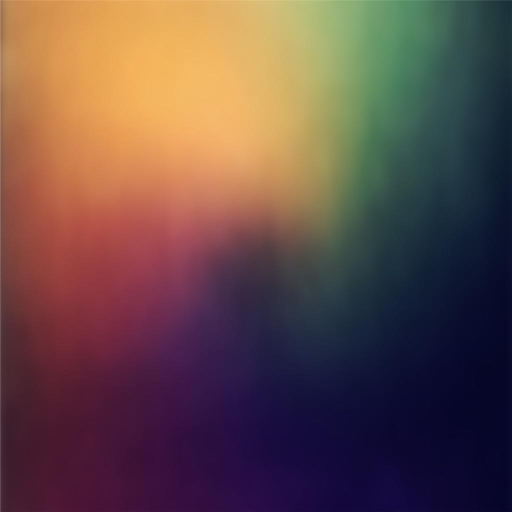
#> input picture ocr-ui/71.jpg, 1024 x 1024 px (shown at 1/2 size); its folder holds only this picture in this run
$ python -i HoughStraight.py   (imports and definitions only)
#> lines starting #> are read from the running program, lines starting #| are printed output that depends on the picture; after the words box and inside, x2 and y2 are one past the last pixel; in counts of white or black regions, pixels touching at a corner belong together
import cv2 as cv
import os
import numpy as np


def detect_straight(PATH):
#> called with PATH = '../ocr-ui/71.jpg'
    img = cv.imread(PATH)
#> img is the input picture: shape (1024, 1024, 3); mean B, G, R 71.6, 75, 101
    img_gray = cv.cvtColor(img, cv.COLOR_BGR2GRAY)
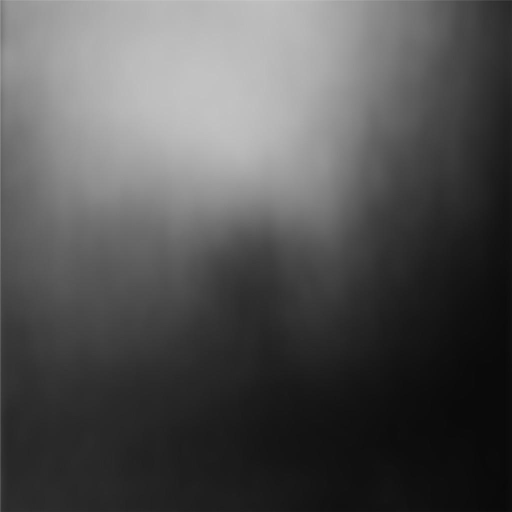
#> img_gray: shape (1024, 1024) (shown at 1/2 size); min 7, max 198, mean 82.4
    ret, img_threshold = cv.threshold(img_gray, 50, 255, cv.THRESH_BINARY)
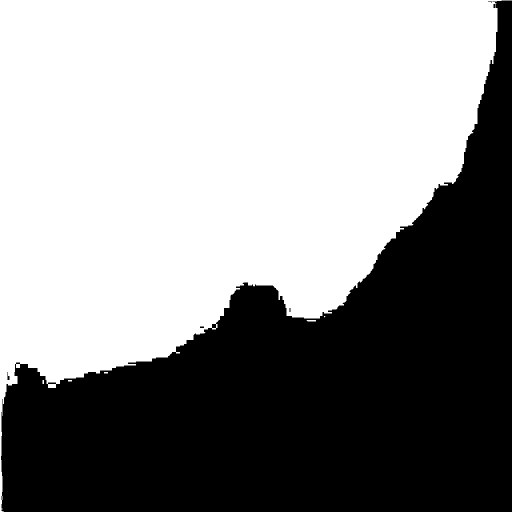
#> img_threshold: shape (1024, 1024) (shown at 1/2 size); 56.8% white; 10 black regions (6 under 20 px), largest, box (x1, y1, x2, y2) and area: (2, 1, 1024, 1024) 453295, (15, 744, 19, 760) 40, (2, 824, 3, 864) 40, (400, 653, 408, 656) 24

    lines = cv.HoughLinesP(img_threshold, 1, np.pi / 180, 30, maxLineGap=10)
#> lines = 1266 rows, first 6: [0, 740, 740, 0], [107, 775, 882, 0], [0, 748, 861, 0], [155, 754, 909, 0], [0, 650, 650, 0], [95, 767, 862, 0]
    if lines is not None:
        print('----------------------------{}----------------------------'.format(len(lines)))
#| ----------------------------1266----------------------------
        print(lines)
#> (printed output is left out)
        for line in lines:
            x1 = line[0][0]
            y1 = line[0][1]
            x2 = line[0][2]
            y2 = line[0][3]

            # 先合并

            cv.line(img, (x1, y1), (x2, y2), (0, 0, 255), 2)
            font = cv.FONT_HERSHEY_SIMPLEX
            cv.putText(img, 'S|y1:{}'.format(y1), (x1, y1+50), font, 1, (255, 255, 255), 1)
            cv.putText(img, 'E|y2:{}'.format(y2), (x2, y2-50), font, 1, (0, 255, 0), 1)
#> this loop made 1266 passes
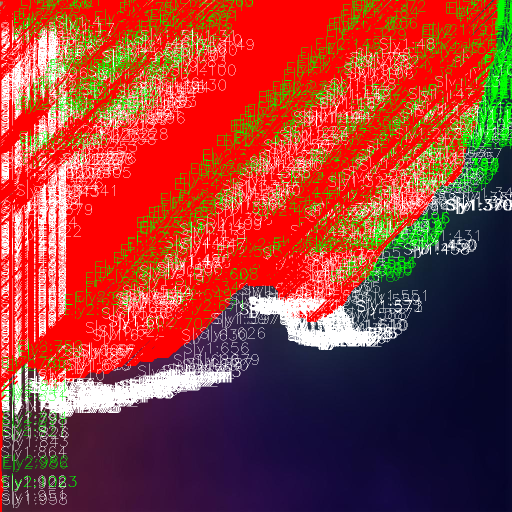
#> img: shape (1024, 1024, 3) (shown at 1/2 size); mean B, G, R 54.1, 60.5, 152.9

        cv.namedWindow('', 0)
        cv.resizeWindow('', 1600, 1000)
        cv.imshow('', img)
        cv.waitKey()
    else:
        print('nothing')


# [5 lines not run here, left out]

>>> result = detect_straight('../ocr-ui/71.jpg')

$ run again, on ocr-ui/Helper-tool.jpg
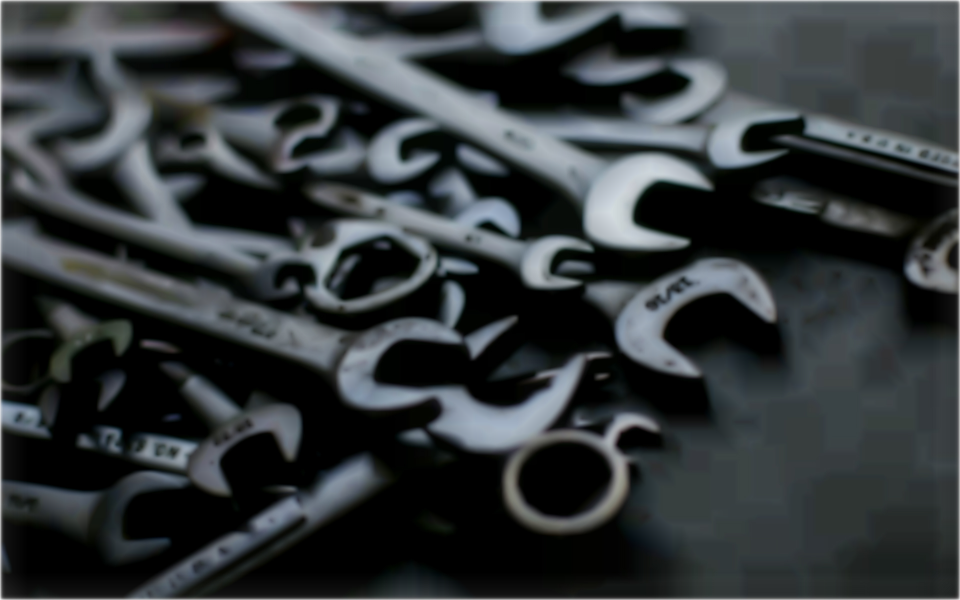
#> input picture ocr-ui/Helper-tool.jpg, 1920 x 1200 px (shown at 1/2 size)
#> in detect_straight, img is the input picture: shape (1200, 1920, 3); mean B, G, R 58.2, 56, 50.9
#> in detect_straight, `ret, img_threshold = cv.threshold(img_gray, 50, 255, cv.THRESH_BINARY)`:
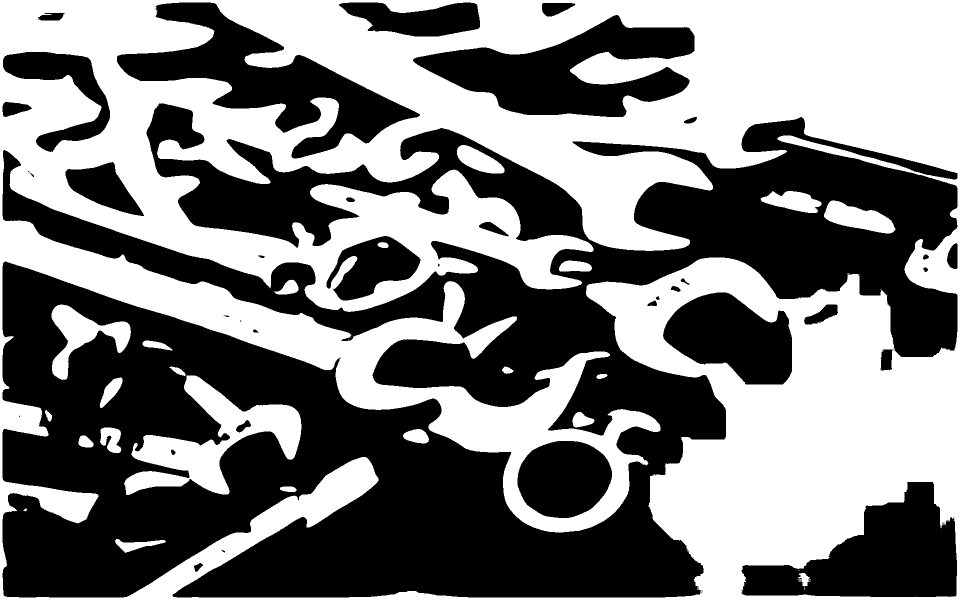
#> img_threshold: shape (1200, 1920) (shown at 1/2 size); 49.1% white; 38 white regions (15 under 20 px), largest, box (x1, y1, x2, y2) and area: (0, 0, 1920, 1200) 1069702, (248, 751, 603, 990) 30647, (103, 609, 262, 760) 8970
#| ----------------------------7507----------------------------
#> (printed output is left out)
#> the loop in detect_straight, `for line in lines:` made 7507 passes
#> (x1, y1, x2, y2) on passes 1 to 3: (1210, 913, 1256, 931), (1577, 651, 1919, 857), (1300, 965, 1660, 1104)
#> after the loop in detect_straight, `for line in lines:`:
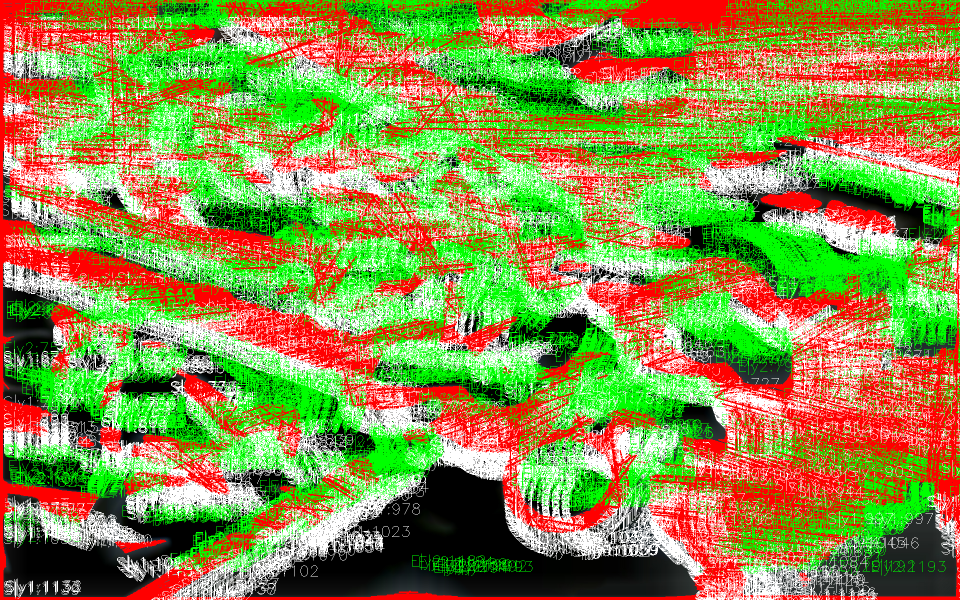
#> img: shape (1200, 1920, 3) (shown at 1/2 size); mean B, G, R 73.1, 144.5, 140.3

$ run again, on ocr-ui/87111.png
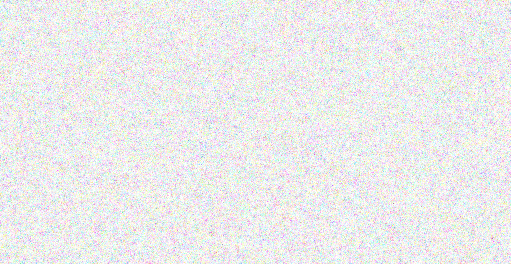
#> input picture ocr-ui/87111.png, 511 x 264 px
#> in detect_straight, img is the input picture: shape (264, 511, 3); mean B, G, R 235.7, 235.7, 235.7
#> in detect_straight, `img_gray = cv.cvtColor(img, cv.COLOR_BGR2GRAY)`:
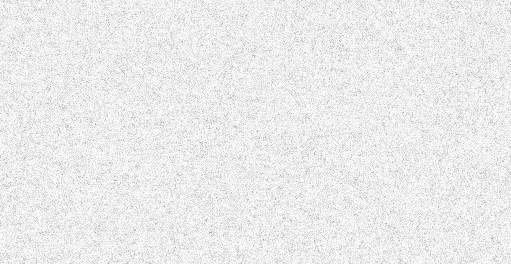
#> img_gray: shape (264, 511); min 134, max 255, mean 235.7
#> img_threshold: shape (264, 511); every value is 255
#> lines = 303 rows, first 6: [0, 230, 510, 93], [0, 219, 510, 2], [0, 19, 510, 137], [0, 2, 510, 20], [0, 13, 510, 76], [0, 262, 510, 253]
#| ----------------------------303----------------------------
#> (printed output is left out)
#> the loop in detect_straight, `for line in lines:` made 303 passes
#> after the loop in detect_straight, `for line in lines:`:
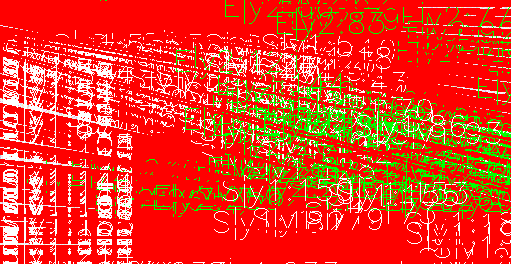
#> img: shape (264, 511, 3); mean B, G, R 35.2, 59.5, 230.5

$ run again, on ocr-ui/872135.png
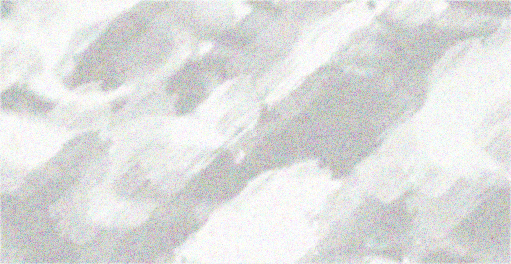
#> input picture ocr-ui/872135.png, 511 x 264 px
#> in detect_straight, img is the input picture: shape (264, 511, 3); mean B, G, R 221.9, 222.9, 222.1
#> in detect_straight, `img_gray = cv.cvtColor(img, cv.COLOR_BGR2GRAY)`:
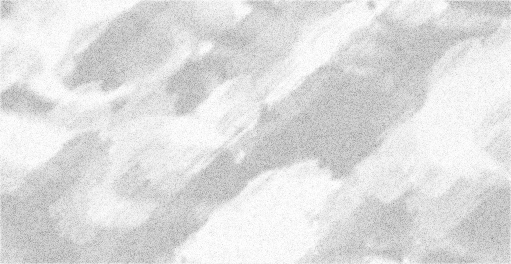
#> img_gray: shape (264, 511); min 137, max 255, mean 222.5
#> img_threshold: shape (264, 511); every value is 255
#> lines = 303 rows, first 6: [0, 230, 510, 93], [0, 219, 510, 2], [0, 19, 510, 137], [0, 2, 510, 20], [0, 13, 510, 76], [0, 262, 510, 253]
#| ----------------------------303----------------------------
#> (printed output is left out)
#> the loop in detect_straight, `for line in lines:` made 303 passes
#> after the loop in detect_straight, `for line in lines:`:
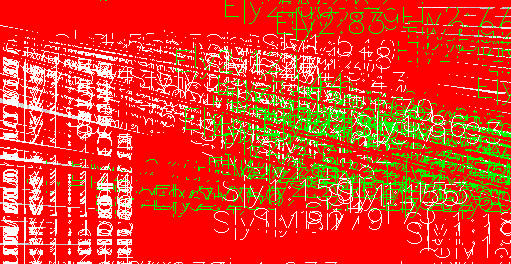
#> img: shape (264, 511, 3); mean B, G, R 35.1, 59.4, 230.4
